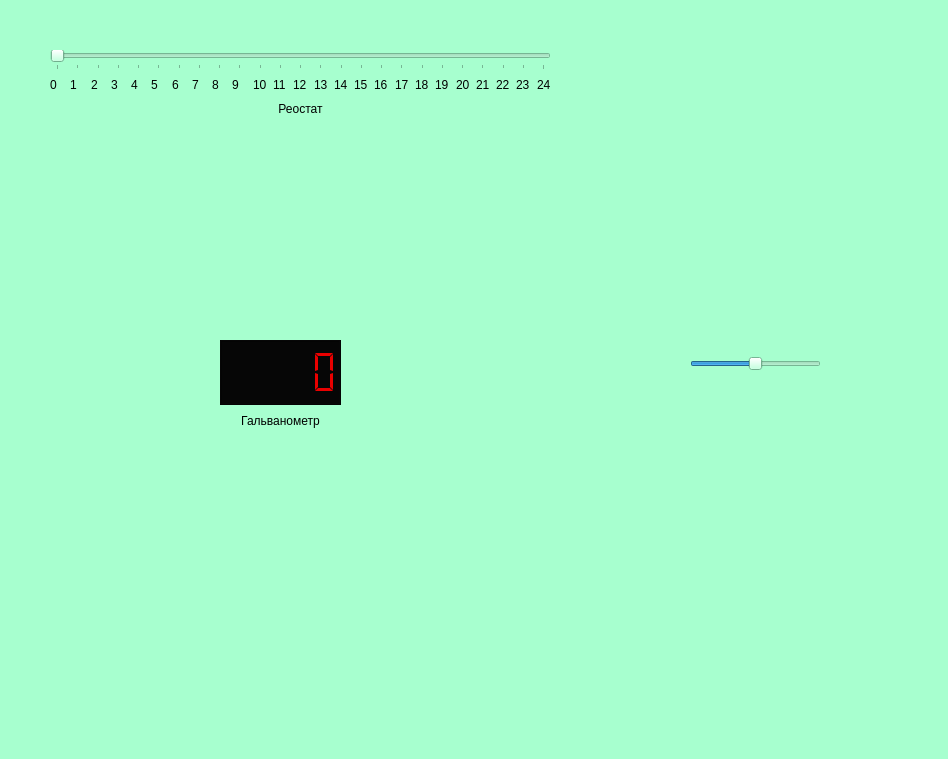
<?xml version="1.0" encoding="UTF-8"?>
<ui version="4.0">
 <class>Laba2</class>
 <widget class="QMainWindow" name="Laba2">
  <property name="geometry">
   <rect>
    <x>0</x>
    <y>0</y>
    <width>948</width>
    <height>759</height>
   </rect>
  </property>
  <property name="windowTitle">
   <string>MainWindow</string>
  </property>
  <property name="styleSheet">
   <string notr="true">background-color: rgb(167, 255, 207);</string>
  </property>
  <widget class="QWidget" name="centralwidget">
   <widget class="QWidget" name="verticalLayoutWidget">
    <property name="geometry">
     <rect>
      <x>50</x>
      <y>50</y>
      <width>501</width>
      <height>68</height>
     </rect>
    </property>
    <layout class="QVBoxLayout" name="verticalLayout">
     <item>
      <widget class="QSlider" name="Reostat">
       <property name="maximum">
        <number>240</number>
       </property>
       <property name="singleStep">
        <number>1</number>
       </property>
       <property name="sliderPosition">
        <number>0</number>
       </property>
       <property name="tracking">
        <bool>true</bool>
       </property>
       <property name="orientation">
        <enum>Qt::Horizontal</enum>
       </property>
       <property name="tickPosition">
        <enum>QSlider::TicksBelow</enum>
       </property>
       <property name="tickInterval">
        <number>0</number>
       </property>
      </widget>
     </item>
     <item>
      <layout class="QHBoxLayout" name="horizontalLayout">
       <item>
        <widget class="QLabel" name="label_6">
         <property name="text">
          <string>0</string>
         </property>
        </widget>
       </item>
       <item>
        <widget class="QLabel" name="label_5">
         <property name="text">
          <string>1</string>
         </property>
        </widget>
       </item>
       <item>
        <widget class="QLabel" name="label_4">
         <property name="text">
          <string>2</string>
         </property>
        </widget>
       </item>
       <item>
        <widget class="QLabel" name="label_3">
         <property name="text">
          <string>3</string>
         </property>
        </widget>
       </item>
       <item>
        <widget class="QLabel" name="label_7">
         <property name="text">
          <string>4</string>
         </property>
        </widget>
       </item>
       <item>
        <widget class="QLabel" name="label_2">
         <property name="text">
          <string>5</string>
         </property>
        </widget>
       </item>
       <item>
        <widget class="QLabel" name="label_9">
         <property name="text">
          <string>6</string>
         </property>
        </widget>
       </item>
       <item>
        <widget class="QLabel" name="label_10">
         <property name="text">
          <string>7</string>
         </property>
        </widget>
       </item>
       <item>
        <widget class="QLabel" name="label_12">
         <property name="text">
          <string>8</string>
         </property>
        </widget>
       </item>
       <item>
        <widget class="QLabel" name="label_11">
         <property name="text">
          <string>9</string>
         </property>
        </widget>
       </item>
       <item>
        <widget class="QLabel" name="label_8">
         <property name="text">
          <string>10</string>
         </property>
        </widget>
       </item>
       <item>
        <widget class="QLabel" name="label_16">
         <property name="text">
          <string>11</string>
         </property>
        </widget>
       </item>
       <item>
        <widget class="QLabel" name="label_17">
         <property name="text">
          <string>12</string>
         </property>
        </widget>
       </item>
       <item>
        <widget class="QLabel" name="label_18">
         <property name="text">
          <string>13</string>
         </property>
        </widget>
       </item>
       <item>
        <widget class="QLabel" name="label_14">
         <property name="text">
          <string>14</string>
         </property>
        </widget>
       </item>
       <item>
        <widget class="QLabel" name="label_15">
         <property name="text">
          <string>15</string>
         </property>
        </widget>
       </item>
       <item>
        <widget class="QLabel" name="label_19">
         <property name="text">
          <string>16</string>
         </property>
        </widget>
       </item>
       <item>
        <widget class="QLabel" name="label_13">
         <property name="text">
          <string>17</string>
         </property>
        </widget>
       </item>
       <item>
        <widget class="QLabel" name="label_23">
         <property name="text">
          <string>18</string>
         </property>
        </widget>
       </item>
       <item>
        <widget class="QLabel" name="label_22">
         <property name="text">
          <string>19</string>
         </property>
        </widget>
       </item>
       <item>
        <widget class="QLabel" name="label_20">
         <property name="text">
          <string>20</string>
         </property>
        </widget>
       </item>
       <item>
        <widget class="QLabel" name="label_21">
         <property name="text">
          <string>21</string>
         </property>
        </widget>
       </item>
       <item>
        <widget class="QLabel" name="label_24">
         <property name="text">
          <string>22</string>
         </property>
        </widget>
       </item>
       <item>
        <widget class="QLabel" name="label_25">
         <property name="text">
          <string>23</string>
         </property>
        </widget>
       </item>
       <item>
        <widget class="QLabel" name="label_26">
         <property name="text">
          <string>24</string>
         </property>
        </widget>
       </item>
      </layout>
     </item>
     <item>
      <widget class="QLabel" name="label">
       <property name="sizePolicy">
        <sizepolicy hsizetype="Minimum" vsizetype="Minimum">
         <horstretch>0</horstretch>
         <verstretch>0</verstretch>
        </sizepolicy>
       </property>
       <property name="styleSheet">
        <string notr="true">font: 8pt &quot;Comic Sans MS&quot;;</string>
       </property>
       <property name="text">
        <string>Реостат</string>
       </property>
       <property name="alignment">
        <set>Qt::AlignCenter</set>
       </property>
      </widget>
     </item>
    </layout>
   </widget>
   <widget class="QWidget" name="verticalLayoutWidget_2">
    <property name="geometry">
     <rect>
      <x>690</x>
      <y>280</y>
      <width>131</width>
      <height>91</height>
     </rect>
    </property>
    <layout class="QVBoxLayout" name="verticalLayout_2">
     <item>
      <widget class="QLabel" name="label_key">
       <property name="text">
        <string/>
       </property>
       <property name="scaledContents">
        <bool>true</bool>
       </property>
      </widget>
     </item>
     <item>
      <widget class="QSlider" name="key_slider">
       <property name="maximum">
        <number>2</number>
       </property>
       <property name="value">
        <number>1</number>
       </property>
       <property name="orientation">
        <enum>Qt::Horizontal</enum>
       </property>
      </widget>
     </item>
    </layout>
   </widget>
   <widget class="QWidget" name="verticalLayoutWidget_3">
    <property name="geometry">
     <rect>
      <x>220</x>
      <y>340</y>
      <width>121</width>
      <height>91</height>
     </rect>
    </property>
    <layout class="QVBoxLayout" name="verticalLayout_3">
     <property name="sizeConstraint">
      <enum>QLayout::SetDefaultConstraint</enum>
     </property>
     <item>
      <widget class="QLCDNumber" name="galvanometer">
       <property name="sizePolicy">
        <sizepolicy hsizetype="Preferred" vsizetype="Preferred">
         <horstretch>0</horstretch>
         <verstretch>0</verstretch>
        </sizepolicy>
       </property>
       <property name="styleSheet">
        <string notr="true">color: rgb(233, 0, 0);
background-color: rgb(6, 6, 6);</string>
       </property>
       <property name="frameShape">
        <enum>QFrame::Box</enum>
       </property>
       <property name="frameShadow">
        <enum>QFrame::Raised</enum>
       </property>
       <property name="mode">
        <enum>QLCDNumber::Dec</enum>
       </property>
       <property name="segmentStyle">
        <enum>QLCDNumber::Flat</enum>
       </property>
       <property name="value" stdset="0">
        <double>0.000000000000000</double>
       </property>
       <property name="intValue" stdset="0">
        <number>0</number>
       </property>
      </widget>
     </item>
     <item>
      <widget class="QLabel" name="label_27">
       <property name="enabled">
        <bool>true</bool>
       </property>
       <property name="maximumSize">
        <size>
         <width>16777215</width>
         <height>20</height>
        </size>
       </property>
       <property name="styleSheet">
        <string notr="true">font: 8pt &quot;Comic Sans MS&quot;;</string>
       </property>
       <property name="text">
        <string>Гальванометр</string>
       </property>
       <property name="alignment">
        <set>Qt::AlignCenter</set>
       </property>
      </widget>
     </item>
    </layout>
   </widget>
  </widget>
  <widget class="QMenuBar" name="menubar">
   <property name="geometry">
    <rect>
     <x>0</x>
     <y>0</y>
     <width>948</width>
     <height>21</height>
    </rect>
   </property>
  </widget>
  <widget class="QStatusBar" name="statusbar"/>
 </widget>
 <resources/>
 <connections/>
</ui>
